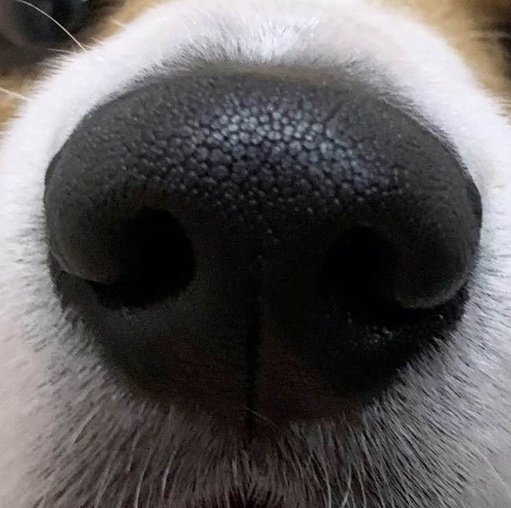
#> input picture benchmark_set/original/O1CN01rY469G1uX7CQkRRhF_!!0-mtopupload.jpg, 511 x 508 px, shrunk from 733 x 729 before the run; its folder holds 4 pictures in this run
$ python run_qa_audit.py
#> lines starting #> are read from the running program, lines starting #| are printed output that depends on the picture
import glob
import itertools
import os
import cv2
import numpy as np
import pandas as pd
from metric_calculation import calc_roc_auc

sift = cv2.SIFT_create()
bf = cv2.BFMatcher(cv2.NORM_L2, crossCheck=True)


def get_sift_metrics(img1_path, img2_path):
    img1 = cv2.imread(img1_path, cv2.IMREAD_GRAYSCALE)
    img2 = cv2.imread(img2_path, cv2.IMREAD_GRAYSCALE)

    if img1 is None or img2 is None:
        return 0.0, 0

    kp1, des1 = sift.detectAndCompute(img1, None)
    kp2, des2 = sift.detectAndCompute(img2, None)

    if des1 is None or des2 is None or len(des1) < 2 or len(des2) < 2:
        return 0.0, 0

    matches = bf.match(des1, des2)
    match_count = len(matches)
    ratio_score = match_count / max(len(kp1), len(kp2))

    return float(ratio_score), match_count


valid_exts = (".jpg", ".jpeg", ".png", ".JPG", ".JPEG", ".PNG")
orig_images = sorted(
    [
        os.path.normpath(f)
        for f in glob.glob(r".\benchmark_set\original\*.*")
        if f.lower().endswith(valid_exts)
    ]
)
enh_images = sorted(
    [
        os.path.normpath(f)
        for f in glob.glob(r".\benchmark_set\enhanced\*.*")
        if f.lower().endswith(valid_exts)
    ]
)

print(f"Running SIFT Feature Audit across {len(orig_images)} image pairs...\n")

path_map = {orig: enh for orig, enh in zip(orig_images, enh_images)}

# Ground Truth
gt_data = []
for img in orig_images:
    gt_data.append({"imageA": img, "imageB": img, "label": 1})
for imgA, imgB in itertools.combinations(orig_images, 2):
    gt_data.append({"imageA": imgA, "imageB": imgB, "label": 0})

pd.DataFrame(gt_data).to_csv("gt.csv", index=False)

# Compute Original Metrics
orig_preds = []
orig_matches = []
for row in gt_data:
    score, matches = get_sift_metrics(row["imageA"], row["imageB"])
#> in get_sift_metrics, `img1 = cv2.imread(img1_path, cv2.IMREAD_GRAYSCALE)`:
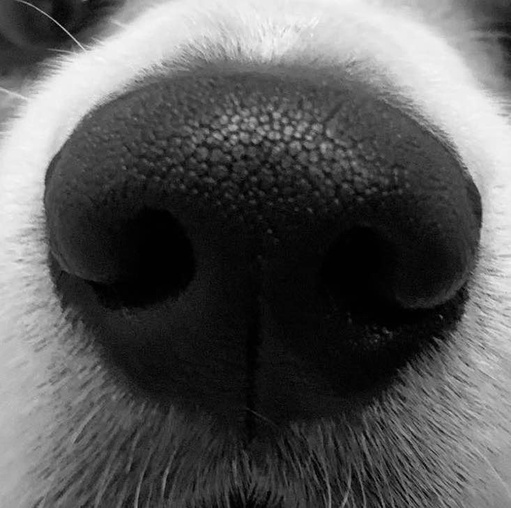
#> img1: shape (508, 511); min 0, max 250, mean 88.8
#> in get_sift_metrics, `kp1, des1 = sift.detectAndCompute(img1, None)`: kp1 = 1228 keypoints; strongest (x, y, size): (81, 81, 48.9), (237, 259, 199.1), (298, 135, 3.2), (79, 43, 1.9)
#> in get_sift_metrics, `kp2, des2 = sift.detectAndCompute(img2, None)`: kp2 has the same summary as kp1
#> in get_sift_metrics, `matches = bf.match(des1, des2)`: matches = 1228 matches
#> in get_sift_metrics, `match_count = len(matches)`: match_count = 1228
#> in get_sift_metrics, `ratio_score = match_count / max(len(kp1), len(kp2))`: ratio_score = 1
#> score = 1; matches = 1228
    orig_preds.append(
        {"imageA": row["imageA"], "imageB": row["imageB"], "prediction": score}
    )
    if row["label"] == 1:
        orig_matches.append(matches)
#> pass 2 of the loop `for row in gt_data:`:
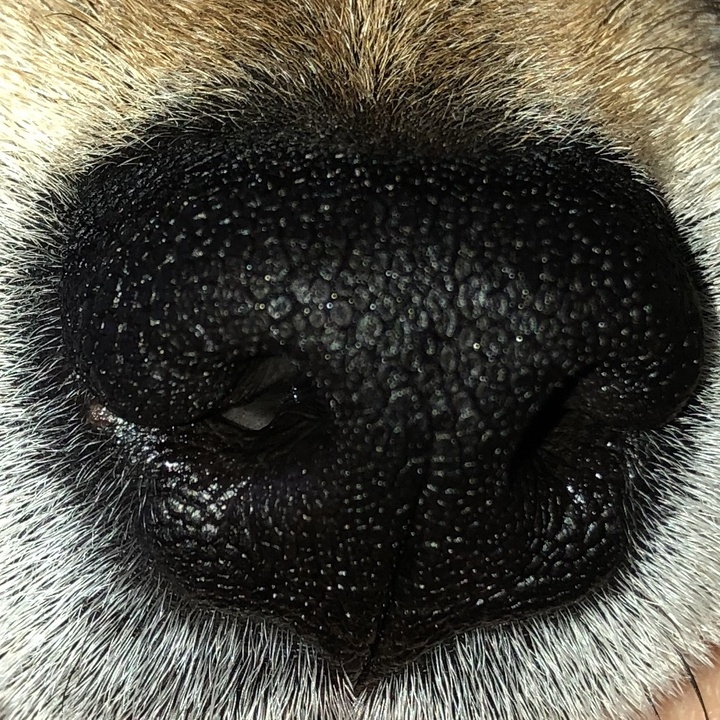
#> input picture benchmark_set/original/UvOUwksXSHeyLeHGeFzyjwAAACMAARAD.jpg, 720 x 720 px, shrunk from 1034 x 1034 before the run
#> in get_sift_metrics (call 2), `img1 = cv2.imread(img1_path, cv2.IMREAD_GRAYSCALE)`:
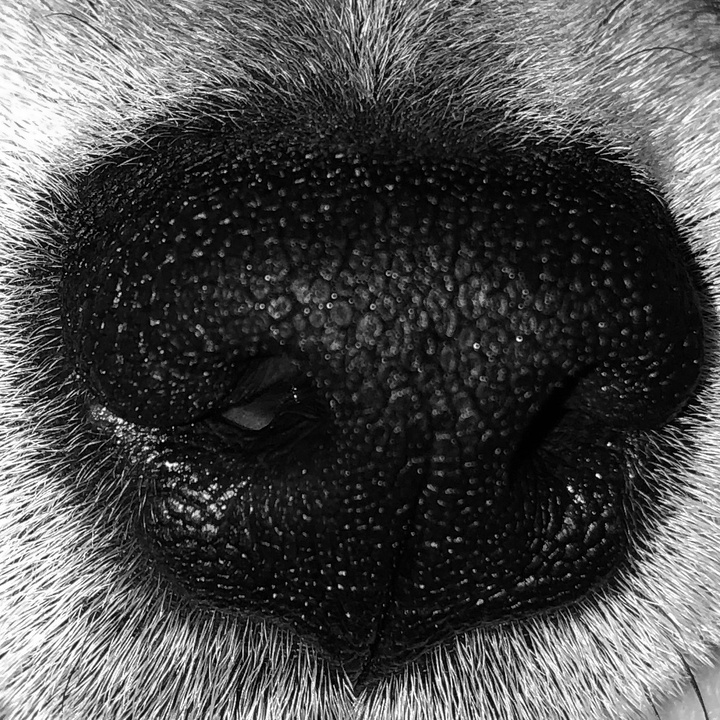
#> img1: shape (720, 720); min 0, max 255, mean 75.6
#> kp1 = 6346 keypoints; strongest (x, y, size): (597, 475, 2.7), (118, 442, 2), (224, 507, 2.5), (609, 444, 2.3)
#> kp2 has the same summary as kp1
#> in get_sift_metrics (call 2), `matches = bf.match(des1, des2)`: matches = 6346 matches
#> match_count = 6346
#> pass 3 of the loop `for row in gt_data:`:
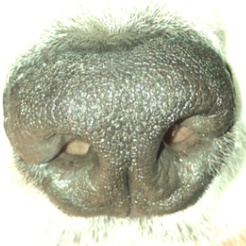
#> input picture benchmark_set/original/X5K7XXKZR6ChTAPfLvt8rAAAACMAARAD.jpg, 246 x 246 px, shrunk from 353 x 353 before the run
#> in get_sift_metrics (call 3), `img1 = cv2.imread(img1_path, cv2.IMREAD_GRAYSCALE)`:
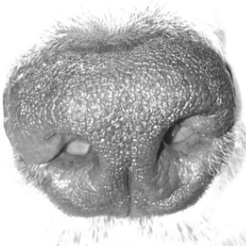
#> img1: shape (246, 246); min 31, max 255, mean 184.7
#> kp1 = 636 keypoints; strongest (x, y, size): (102, 140, 2), (155, 127, 1.9), (44, 64, 2), (229, 70, 2.4)
#> kp2 has the same summary as kp1
#> in get_sift_metrics (call 3), `matches = bf.match(des1, des2)`: matches = 636 matches
#> match_count = 636
#> the loop made 10 passes; the first 3 are shown

pd.DataFrame(orig_preds).to_csv("pred_orig.csv", index=False)

# Compute Enhanced Metrics
enh_preds = []
enh_matches = []
for row in gt_data:
#> (the run stopped early here; a loop or call above may not have finished)
